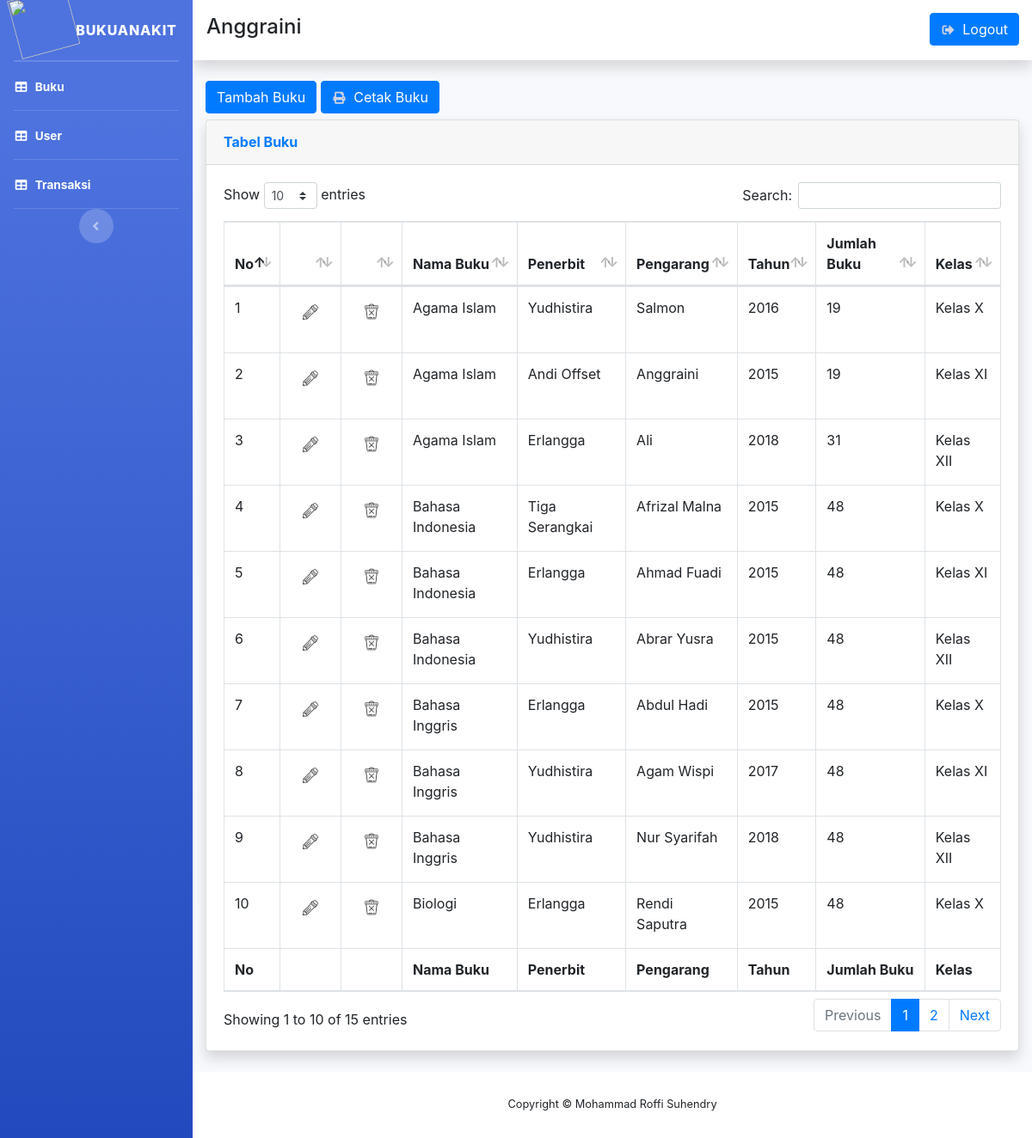
Screenshot of /page/buku.php (signed in) with the database file from the repository.
### tables this page shows
CREATE TABLE `buku` (
  `id` int(11) NOT NULL,
  `nama_buku` varchar(20) NOT NULL,
  `penerbit` varchar(50) NOT NULL,
  `pengarang` varchar(50) NOT NULL,
  `tahun` varchar(4) NOT NULL,
  `jumlah_buku` int(11) NOT NULL,
  `kelas` varchar(20) NOT NULL,
  `img` varchar(100) NOT NULL
);

### controller/bukucontroller.php (called while the page is built, shortened)
<?php
function query($query){
    global $conn;
    $result = mysqli_query($conn, $query);
    $rows = [];
    while( $row = mysqli_fetch_assoc($result) ){
        $rows[] = $row;
    }
    return $rows;
}
?>

### page/buku.php (the view, shortened to what this page needs)
<!DOCTYPE html>
<html lang="en">
<head>
  <link href="../assets/vendor/fontawesome-free/css/all.min.css" rel="stylesheet" type="text/css">
  <link href="../assets/vendor/datatables/dataTables.bootstrap4.min.css" rel="stylesheet">
  <link rel="stylesheet" href="../assets/css/style.css">
  <link href="../assets/css/sb-admin-2.min.css" rel="stylesheet">
  <link rel="stylesheet" href="https://stackpath.bootstrapcdn.com/bootstrap/4.3.1/css/bootstrap.min.css">
</head>
<body id="page-top">
<?php include 'templates/header.php'; ?>
<div class="container-fluid">
              <a href="tambah.php?hal=buku" class="btn btn-primary" style="margin-bottom: 7px">Tambah Buku</a>
              <a href="cetak/cetakbuku.php" class="btn btn-primary" style="margin-bottom: 7px"><i class="fas fa-print fa-sm fa-fw mr-2 text-gray-400"></i>Cetak Buku</a>
  <div class="card shadow mb-4">
      <div class="card-header py-3">
          <h6 class="m-0 font-weight-bold text-primary">Tabel Buku</h6>
      </div>
      <div class="card-body">
          <div class="table-responsive">
              <table class="table table-bordered" id="dataTable" width="100%" cellspacing="0">
                  <thead>
                      <tr>
                        <th>No</th>
                        <th></th>
                        <th></th>
                        <th>Nama Buku</th>
                        <th>Penerbit</th>
                        <th>Pengarang</th>
                        <th>Tahun</th>
                        <th>Jumlah Buku</th>
                        <th>Kelas</th>
                      </tr>
                  </thead >
                  <tfoot>
                      <tr>
                        <th>No</th>
                        <th></th>
                        <th></th>
                        <th>Nama Buku</th>
                        <th>Penerbit</th>
                        <th>Pengarang</th>
                        <th>Tahun</th>
                        <th>Jumlah Buku</th>
                        <th>Kelas</th>
                      </tr>
                  </tfoot>
                  <tbody>
                        <?php
                        require '../db/config.php';
                        require '../controller/bukucontroller.php';
                        $buku = query("SELECT * FROM buku");
                          $i = 1;
                          foreach( $buku as $data ) :
                        ?>
                      <tr>
                          <td><?= $i++ ?></td>
                          <td><a href="editbuku.php?id=<?= $data['id'] ?>" class="btn"><img style="width:20px; height:20px" src="../assets/img/edit.png" alt="edit"></a></td>
                          <td><a href="hapus/hapusbuku.php?id=<?= $data['id'] ?>" onclick="return confirm('Ingin dihapus??')" class="btn"><img style="width:20px; height:20px" src="../assets/img/delete.png" alt="edit"></a></td>
                          <td><?= $data['nama_buku']; ?></td>
                          <td><?= $data['penerbit']; ?></td>
                          <td><?= $data['pengarang']; ?></td>
                          <td><?= $data['tahun']; ?></td>
                          <td><?= $data['jumlah_buku']; ?></td>
                          <td><?= $data['kelas']; ?></td>
                      </tr>
                          <?php endforeach; ?>
                  </tbody>
              </table>
          </div>
      </div>
  </div>
</div>
<?php include 'templates/footer.php'; ?>
</body>
</html>

### assets/css/style.css (style rules this page uses)
img { margin-bottom: 18px; }

### rows the page displays
buku: nama_buku "Agama Islam", penerbit "Yudhistira", pengarang "Salmon", tahun "2016", jumlah_buku "19", kelas "Kelas X"
buku: nama_buku "Agama Islam", penerbit "Andi Offset", pengarang "Anggraini", tahun "2015", jumlah_buku "19", kelas "Kelas XI"
buku: nama_buku "Agama Islam", penerbit "Erlangga", pengarang "Ali", tahun "2018", jumlah_buku "31", kelas "Kelas XII"
buku: nama_buku "Bahasa Indonesia", penerbit "Tiga Serangkai", pengarang "Afrizal Malna", tahun "2015", jumlah_buku "48", kelas "Kelas X"
buku: nama_buku "Bahasa Indonesia", penerbit "Erlangga", pengarang "Ahmad Fuadi", tahun "2015", jumlah_buku "48", kelas "Kelas XI"
buku: nama_buku "Bahasa Indonesia", penerbit "Yudhistira", pengarang "Abrar Yusra", tahun "2015", jumlah_buku "48", kelas "Kelas XII"
buku: nama_buku "Bahasa Inggris", penerbit "Erlangga", pengarang "Abdul Hadi", tahun "2015", jumlah_buku "48", kelas "Kelas X"
buku: nama_buku "Bahasa Inggris", penerbit "Yudhistira", pengarang "Agam Wispi", tahun "2017", jumlah_buku "48", kelas "Kelas XI"
buku: nama_buku "Bahasa Inggris", penerbit "Yudhistira", pengarang "Nur Syarifah", tahun "2018", jumlah_buku "48", kelas "Kelas XII"
buku: nama_buku "Biologi", penerbit "Erlangga", pengarang "Rendi Saputra", tahun "2015", jumlah_buku "48", kelas "Kelas X"

### other values shown
$_SESSION["login-adm"]["nama_adm"] "Anggraini"
